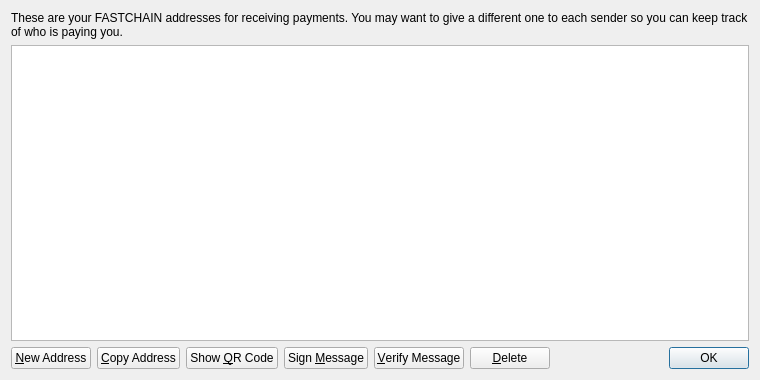
<?xml version="1.0" encoding="UTF-8"?>
<ui version="4.0">
 <class>AddressBookPage</class>
 <widget class="QWidget" name="AddressBookPage">
  <property name="geometry">
   <rect>
    <x>0</x>
    <y>0</y>
    <width>760</width>
    <height>380</height>
   </rect>
  </property>
  <property name="windowTitle">
   <string>Address Book</string>
  </property>
  <property name="styleSheet">
   <string notr="true">background-image: url(:/images/bg2);</string>
  </property>
  <layout class="QVBoxLayout" name="verticalLayout">
   <item>
    <widget class="QLabel" name="labelExplanation">
     <property name="text">
      <string>These are your FASTCHAIN addresses for receiving payments. You may want to give a different one to each sender so you can keep track of who is paying you.</string>
     </property>
     <property name="textFormat">
      <enum>Qt::PlainText</enum>
     </property>
     <property name="wordWrap">
      <bool>true</bool>
     </property>
    </widget>
   </item>
   <item>
    <widget class="QTableView" name="tableView">
     <property name="contextMenuPolicy">
      <enum>Qt::CustomContextMenu</enum>
     </property>
     <property name="toolTip">
      <string>Double-click to edit address or label</string>
     </property>
     <property name="tabKeyNavigation">
      <bool>false</bool>
     </property>
     <property name="alternatingRowColors">
      <bool>true</bool>
     </property>
     <property name="selectionMode">
      <enum>QAbstractItemView::SingleSelection</enum>
     </property>
     <property name="selectionBehavior">
      <enum>QAbstractItemView::SelectRows</enum>
     </property>
     <property name="sortingEnabled">
      <bool>true</bool>
     </property>
     <attribute name="verticalHeaderVisible">
      <bool>false</bool>
     </attribute>
    </widget>
   </item>
   <item>
    <layout class="QHBoxLayout" name="horizontalLayout">
     <item>
      <widget class="QPushButton" name="newAddressButton">
       <property name="toolTip">
        <string>Create a new address</string>
       </property>
       <property name="text">
        <string>&amp;New Address</string>
       </property>
       <property name="icon">
        <iconset resource="../bitcoin.qrc">
         <normaloff>:/icons/add</normaloff>:/icons/add</iconset>
       </property>
      </widget>
     </item>
     <item>
      <widget class="QPushButton" name="copyToClipboard">
       <property name="toolTip">
        <string>Copy the currently selected address to the system clipboard</string>
       </property>
       <property name="text">
        <string>&amp;Copy Address</string>
       </property>
       <property name="icon">
        <iconset resource="../bitcoin.qrc">
         <normaloff>:/icons/editcopy</normaloff>:/icons/editcopy</iconset>
       </property>
      </widget>
     </item>
     <item>
      <widget class="QPushButton" name="showQRCode">
       <property name="text">
        <string>Show &amp;QR Code</string>
       </property>
       <property name="icon">
        <iconset resource="../bitcoin.qrc">
         <normaloff>:/icons/qrcode</normaloff>:/icons/qrcode</iconset>
       </property>
      </widget>
     </item>
     <item>
      <widget class="QPushButton" name="signMessage">
       <property name="toolTip">
        <string>Sign a message to prove you own a FASTCHAIN address</string>
       </property>
       <property name="text">
        <string>Sign &amp;Message</string>
       </property>
       <property name="icon">
        <iconset resource="../bitcoin.qrc">
         <normaloff>:/icons/edit</normaloff>:/icons/edit</iconset>
       </property>
      </widget>
     </item>
     <item>
      <widget class="QPushButton" name="verifyMessage">
       <property name="toolTip">
        <string>Verify a message to ensure it was signed with a specified FASTCHAIN address</string>
       </property>
       <property name="text">
        <string>&amp;Verify Message</string>
       </property>
       <property name="icon">
        <iconset resource="../bitcoin.qrc">
         <normaloff>:/icons/transaction_0</normaloff>:/icons/transaction_0</iconset>
       </property>
      </widget>
     </item>
     <item>
      <widget class="QPushButton" name="deleteButton">
       <property name="toolTip">
        <string>Delete the currently selected address from the list</string>
       </property>
       <property name="text">
        <string>&amp;Delete</string>
       </property>
       <property name="icon">
        <iconset resource="../bitcoin.qrc">
         <normaloff>:/icons/remove</normaloff>:/icons/remove</iconset>
       </property>
      </widget>
     </item>
     <item>
      <spacer name="horizontalSpacer">
       <property name="orientation">
        <enum>Qt::Horizontal</enum>
       </property>
       <property name="sizeHint" stdset="0">
        <size>
         <width>40</width>
         <height>20</height>
        </size>
       </property>
      </spacer>
     </item>
     <item>
      <widget class="QDialogButtonBox" name="buttonBox">
       <property name="sizePolicy">
        <sizepolicy hsizetype="Maximum" vsizetype="Fixed">
         <horstretch>0</horstretch>
         <verstretch>0</verstretch>
        </sizepolicy>
       </property>
       <property name="standardButtons">
        <set>QDialogButtonBox::Ok</set>
       </property>
      </widget>
     </item>
    </layout>
   </item>
  </layout>
 </widget>
 <resources>
  <include location="../bitcoin.qrc"/>
 </resources>
 <connections/>
</ui>
